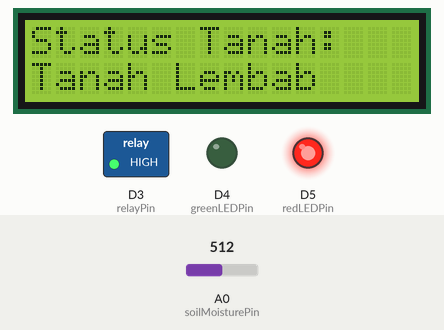
A sketch run on a simulated ESP8266 (NodeMCU). On the bench: 16×2 character LCD, switched loads named in the sketch (green lamp = pin HIGH), output pins drawn as LEDs (lit = HIGH). The inputs (shaded band) are chosen by the test bench; at power-on: A0 (soilMoisturePin) = 512.

Above: at 1.2 s.
1.3 s: A0 (soilMoisturePin) set to 987
3.3 s: A0 (soilMoisturePin) set to 1017
At 4.5 s:
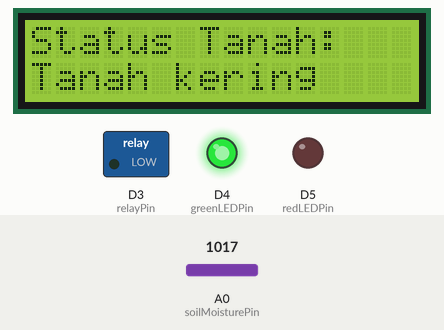
5.7 s: A0 (soilMoisturePin) set to 990
At 7.1 s:
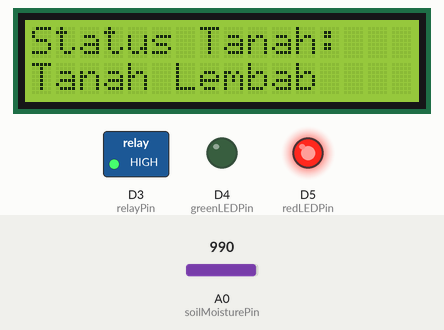
7.7 s: A0 (soilMoisturePin) set to 1010
At 9.6 s:
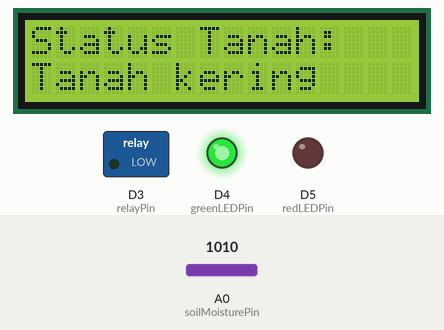
Timing chart, 0 to 10.8 s (numbered marks = the images above; inputs shaded):
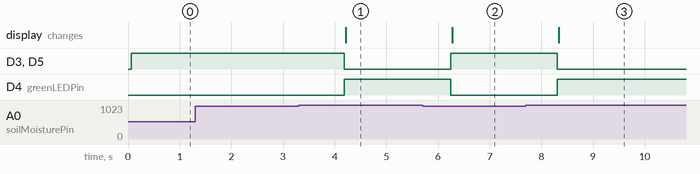

The sketch:

pompakelembapan.ino
```cpp
#include <Wire.h>
#include <LiquidCrystal_I2C.h>

LiquidCrystal_I2C lcd(0x27, 16, 2);

const int soilMoisturePin = A0;
const int redLEDPin = D5;
const int greenLEDPin = D4;
const int relayPin = D3; // Pin relay yang mengontrol pompa

void setup() {
  Serial.begin(115200);
  lcd.init();
  lcd.backlight();

  pinMode(soilMoisturePin, INPUT);
  pinMode(redLEDPin, OUTPUT);
  pinMode(greenLEDPin, OUTPUT);
  pinMode(relayPin, OUTPUT); // Set pin relay sebagai OUTPUT
}

void loop() {
  int soilMoistureValue = analogRead(soilMoisturePin);

  if (soilMoistureValue < 1000) {
    digitalWrite(redLEDPin, HIGH);  // Tanah kering (indikator merah menyala)
    digitalWrite(greenLEDPin, LOW);
    digitalWrite(relayPin, HIGH);    // Menyalakan pompa melalui relay saat tanah kering
  } else {
    digitalWrite(redLEDPin, LOW);   // Tanah lembab (indikator hijau menyala)
    digitalWrite(greenLEDPin, HIGH);
    digitalWrite(relayPin, LOW);     // Mematikan pompa melalui relay saat tanah lembab
  }

  lcd.clear();
  lcd.setCursor(0, 0);
  lcd.print("Status Tanah:   ");
  if (soilMoistureValue < 1000) {
    lcd.setCursor(0, 1);
    lcd.print("Tanah Lembab");
  } else {
    lcd.setCursor(0, 1);
    lcd.print("Tanah kering");
  }

  delay(1000); // Baca kelembaban tanah setiap detik
}
```

Measured:
- the behaviour switches between 999 and 1000 on A0 (soilMoisturePin) (found by bisection; images 0 and 1)
- after the input at 1.3 s, every drawn part: stays the same
- after the input at 3.3 s, D3 (relayPin), D5 (redLEDPin): HIGH → LOW after 0.88 s; D4 (greenLEDPin): LOW → HIGH after 0.88 s; the display: changes after 0.91 s (image 1)
- after the input at 5.7 s, D3 (relayPin), D5 (redLEDPin): LOW → HIGH after 0.54 s; D4 (greenLEDPin): HIGH → LOW after 0.54 s; the display: changes after 0.57 s (image 2)
- after the input at 7.7 s, D3 (relayPin), D5 (redLEDPin): HIGH → LOW after 0.60 s; D4 (greenLEDPin): LOW → HIGH after 0.60 s; the display: changes after 0.63 s (image 3)
